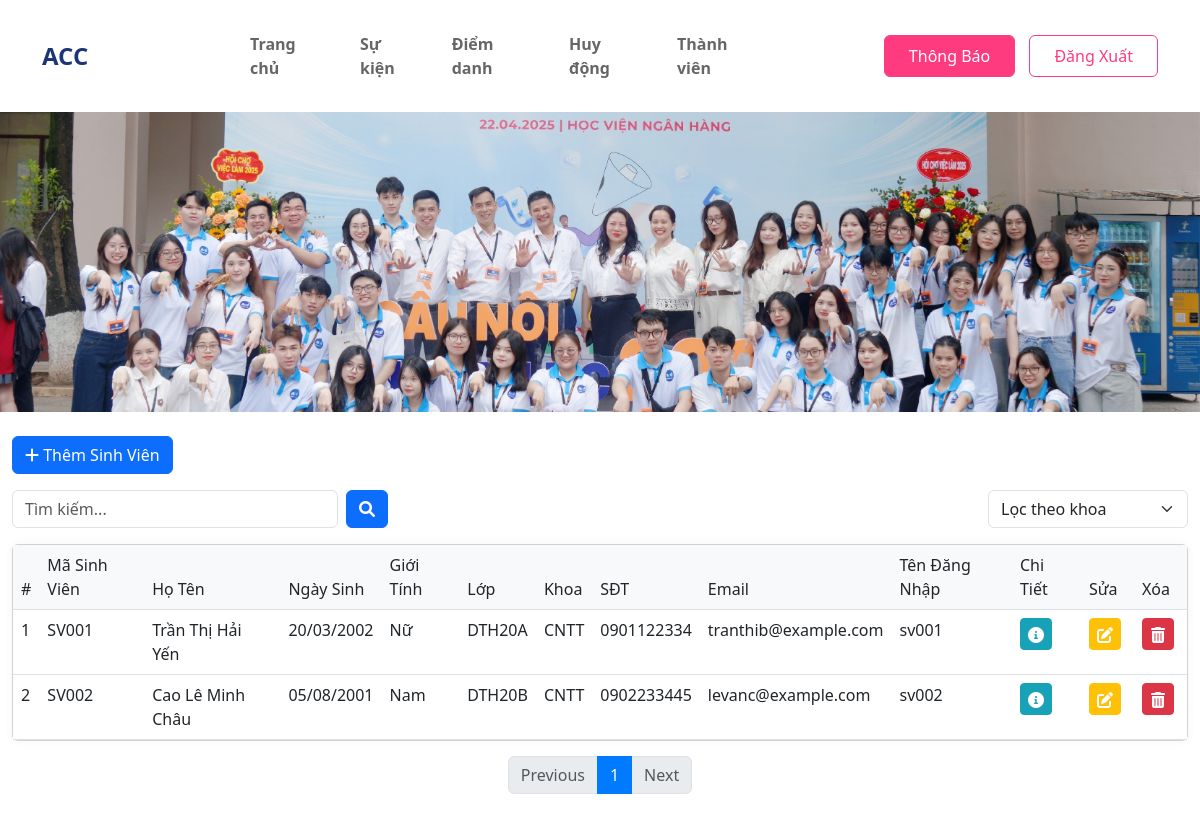
Page /views/quanlythanhvien.php on the committed database.
### tables this page shows
CREATE TABLE `sinhvien` (
  `MaSinhVien` varchar(20) NOT NULL,
  `HoTen` varchar(100) NOT NULL,
  `NgaySinh` date DEFAULT NULL,
  `GioiTinh` varchar(10) DEFAULT NULL CHECK (`GioiTinh` in ('Nam','Nữ','Khác')),
  `Lop` varchar(20) DEFAULT NULL,
  `Khoa` varchar(100) DEFAULT NULL,
  `SDT` varchar(15) DEFAULT NULL,
  `Email` varchar(100) DEFAULT NULL,
  `TenDangNhap` varchar(50) DEFAULT NULL
);

### controllers/controlerquanlythanhvien.php (called while the page is built, shortened)
<?php
require_once '../database/db.php';
mysqli_set_charset($conn, "utf8");
$results_per_page = 5;
$page = isset($_GET['page']) ? (int)$_GET['page'] : 1;
$start_from = ($page - 1) * $results_per_page;
$search = isset($_GET['search']) ? mysqli_real_escape_string($conn, $_GET['search']) : '';
$search_condition = '';
$filter = isset($_GET['filter']) ? mysqli_real_escape_string($conn, $_GET['filter']) : '';
$filter_condition = '';
$count_query = "SELECT COUNT(*) as total FROM sinhvien" . $search_condition . $filter_condition;
$count_result = $conn->query($count_query);
$total_rows = $count_result->fetch_assoc();
$total_pages = ceil($total_rows['total'] / $results_per_page);
$query = "SELECT * FROM sinhvien" . $search_condition . $filter_condition .
         " ORDER BY MaSinhVien LIMIT $start_from, $results_per_page";
$result = $conn->query($query);
?>

### views/quanlythanhvien.php (the view, shortened to what this page needs)
<?php include '../controllers/controlerquanlythanhvien.php'; ?>
<!DOCTYPE html>
<html lang="vi">
<head>
    <link href="https://cdn.jsdelivr.net/npm/bootstrap@5.3.0/dist/css/bootstrap.min.css" rel="stylesheet">
    <link rel="stylesheet" href="https://cdnjs.cloudflare.com/ajax/libs/font-awesome/6.0.0/css/all.min.css">
    <link rel="stylesheet" href="style.css">
</head>
<body>
<?php include '../template/header.php'; ?>
   <?php include '../template/baner.php'; ?>
    <div class="container-fluid py-4">
        <div class="row mb-3">
            <div class="col-md-12">
               <button type="button" class="btn btn-primary btn-add" data-bs-toggle="modal" data-bs-target="#addMemberModal">
                    <i class="fas fa-plus"></i> Thêm Sinh Viên
                </button>
            </div>
        </div>
        <div class="row mb-3">
            <div class="col-md-4">
                <form method="GET" class="d-flex">
                    <input type="text" name="search" class="form-control" placeholder="Tìm kiếm..." value="<?php echo $search; ?>">
                    <button type="submit" class="btn btn-primary ms-2">
                        <i class="fas fa-search"></i>
                    </button>
                </form>
            </div>
            <div class="col-md-8">
                <form method="GET" class="d-flex justify-content-end">
                    <select name="filter" class="form-select" style="max-width: 200px;" onchange="this.form.submit()">
                        <option value="">Lọc theo khoa</option>
                    </select>
                </form>
            </div>
        </div>
        <div class="row">
            <div class="col-md-12">
                <div class="card member-table">
                    <div class="card-body p-0">
                        <div class="table-responsive">
                            <table class="table table-hover mb-0">
                                <thead>
                                    <tr>
                                        <th>#</th>
                                        <th>Mã Sinh Viên</th>
                                        <th>Họ Tên</th>
                                        <th>Ngày Sinh</th>
                                        <th>Giới Tính</th>
                                        <th>Lớp</th>
                                        <th>Khoa</th>
                                        <th>SĐT</th>
                                        <th>Email</th>
                                        <th>Tên Đăng Nhập</th>
                                        <th>Chi Tiết</th>
                                        <th>Sửa</th>
                                        <th>Xóa</th>
                                    </tr>
                                </thead>
                                <tbody>
                                    <?php
                                    $counter = ($page - 1) * $results_per_page + 1;
                                    if($result->num_rows > 0):
                                        while($row = $result->fetch_assoc()):
                                    ?>
                                    <tr>
                                        <td><?php echo $counter++; ?></td>
                                        <td><?php echo $row['MaSinhVien']; ?></td>
                                        <td><?php echo $row['HoTen']; ?></td>
                                        <td><?php echo date('d/m/Y', strtotime($row['NgaySinh'])); ?></td>
                                        <td><?php echo $row['GioiTinh']; ?></td>
                                        <td><?php echo $row['Lop']; ?></td>
                                        <td><?php echo $row['Khoa']; ?></td>
                                        <td><?php echo $row['SDT']; ?></td>
                                        <td><?php echo $row['Email']; ?></td>
                                        <td><?php echo $row['TenDangNhap']; ?></td>
                                        <td>
                                            <button type="button" class="btn btn-info btn-action" onclick="showDetailMember(
                                                '<?php echo $row['MaSinhVien']; ?>',
                                                '<?php echo $row['HoTen']; ?>',
                                                '<?php echo $row['Email']; ?>',
                                                '<?php echo date('d/m/Y', strtotime($row['NgaySinh'])); ?>',
                                                '<?php echo $row['GioiTinh']; ?>',
                                                '<?php echo isset($row['DiaChi']) ? $row['DiaChi'] : ''; ?>',
                                                '<?php echo $row['SDT']; ?>',
                                                '<?php echo isset($row['Ban']) ? $row['Ban'] : ''; ?>',
                                                '<?php echo $row['Lop']; ?>',
                                                '<?php echo $row['Khoa']; ?>',
                                                '<?php echo isset($row['NgayGiaNhap']) ? $row['NgayGiaNhap'] : ''; ?>',
                                                '<?php echo isset($row['ChucVu']) ? $row['ChucVu'] : ''; ?>'
                                            )">
                                                <i class="fas fa-info-circle text-white"></i>
                                            </button>
                                        </td>
                                        <td>
                                            <button type="button" class="btn btn-warning btn-action" onclick="editMember('<?php echo $row['MaSinhVien']; ?>', '<?php echo $row['HoTen']; ?>', '<?php echo $row['NgaySinh']; ?>', '<?php echo $row['GioiTinh']; ?>', '<?php echo $row['Lop']; ?>', '<?php echo $row['Khoa']; ?>', '<?php echo $row['SDT']; ?>', '<?php echo $row['Email']; ?>', '<?php echo $row['TenDangNhap']; ?>')">
                                                <i class="fas fa-edit text-white"></i>
                                            </button>
                                        </td>
                                        <td>
                                            <a href="controllers/xoasv.php?MaSinhVien=<?php echo $row['MaSinhVien']; ?>" class="btn btn-danger btn-action" onclick="return confirm('Bạn có chắc chắn muốn xóa thành viên này?');">
                                                <i class="fas fa-trash-alt text-white"></i>
                                            </a>
                                        </td>
                                    </tr>
                                    <?php
                                        endwhile;
                                    else:
                                    ?>
                                    <tr>
                                        <td colspan="11" class="text-center">Không có sinh viên nào.</td>
                                    </tr>
                                    <?php endif; ?>
                                </tbody>
                            </table>
                        </div>
                    </div>
                </div>
                <nav aria-label="Page navigation">
                    <ul class="pagination">
                        <li class="page-item <?php echo ($page <= 1) ? 'disabled' : ''; ?>">
                            <a class="page-link" href="?page=<?php echo $page-1; ?>&search=<?php echo $search; ?>&filter=<?php echo $filter; ?>" aria-label="Previous">
                                <span aria-hidden="true">Previous</span>
                            </a>
                        </li>
                        <?php for($i = 1; $i <= $total_pages; $i++): ?>
                        <li class="page-item <?php echo ($page == $i) ? 'active' : ''; ?>">
                            <a class="page-link" href="?page=<?php echo $i; ?>&search=<?php echo $search; ?>&filter=<?php echo $filter; ?>">
                                <?php echo $i; ?>
                            </a>
                        </li>
                        <?php endfor; ?>
                        <li class="page-item <?php echo ($page >= $total_pages) ? 'disabled' : ''; ?>">
                            <a class="page-link" href="?page=<?php echo $page+1; ?>&search=<?php echo $search; ?>&filter=<?php echo $filter; ?>" aria-label="Next">
                                <span aria-hidden="true">Next</span>
                            </a>
                        </li>
                    </ul>
                </nav>
            </div>
        </div>
    </div>
</body>
</html>

### template/header.php (shortened to what this page needs)
<header class="container-fluid shadow-sm py-3">
       <div class="container">
           <div class="row align-items-center">
               <div class="col-md-2">
                   <a href="#" class="logo fs-4 fw-bold text-decoration-none">ACC</a>
               </div>
               <div class="col-md-6">
                   <nav class="navbar navbar-expand-lg">
                       <div class="collapse navbar-collapse" id="navbarNav">
                           <ul class="navbar-nav">
                               <li class="nav-item">
                                   <a class="nav-link" href="#">Trang chủ</a>
                               </li>
                               <li class="nav-item">
                                   <a class="nav-link" href="#">Sự kiện</a>
                               </li>
                               <li class="nav-item">
                                   <a class="nav-link" href="#">Điểm danh</a>
                               </li>
                               <li class="nav-item">
                                   <a class="nav-link" href="#">Huy động</a>
                               </li>
                               <li class="nav-item">
                                   <a class="nav-link" href="#">Thành viên</a>
                               </li>
                           </ul>
                       </div>
                   </nav>
               </div>
               <div class="col-md-4 text-end">
                   <button class="btn btn-thong-bao">Thông Báo</button>
                   <button class="btn btn-dang-xuat">Đăng Xuất</button>
               </div>
           </div>
       </div>
   </header>

### template/baner.php (shortened to what this page needs)
<section class="banner-section">
    <div class="container-fluid p-0">
        <div class="row g-0">
            <div class="col-12">
                <div class="banner-image position-relative">
                    <img src="images/acc.jpg" alt="Ảnh banner ACC" class="img-fluid w-100" style="object-fit: cover; height: 300px;">
                </div>
            </div>
        </div>
    </div>
</section>

### views/style.css (style rules this page uses)
.logo { font-size: 2.5rem; font-weight: 700; color: #1a3676; text-decoration: none; }
.nav-link { color: #666; font-weight: 600; margin: 0 10px; }
.btn-thong-bao { background-color: #ff3b7f; border-color: #ff3b7f; color: white; padding: 0.5rem 1.5rem; margin-right: 10px; }
.btn-dang-xuat { background-color: white; border-color: #ff3b7f; color: #ff3b7f; padding: 0.5rem 1.5rem; }
.table th { background-color: #f8f9fa; font-weight: 500; }
.member-table { box-shadow: 0 0 10px rgba(0,0,0,0.05); }
.btn-action { width: 32px; height: 32px; padding: 0; line-height: 32px; text-align: center; border-radius: 4px; margin-right: 5px; }
.btn-info { background-color: #17a2b8; border-color: #17a2b8; }
.btn-warning { background-color: #ffc107; border-color: #ffc107; }
.btn-danger { background-color: #dc3545; border-color: #dc3545; }
.pagination { justify-content: center; margin-top: 15px; }
.pagination .page-item.active .page-link { background-color: #007bff; border-color: #007bff; }

### rows in the picture
sinhvien: MaSinhVien "SV001", HoTen "Trần Thị Hải Yến", NgaySinh "20/03/2002", GioiTinh "Nữ", Lop "DTH20A", Khoa "CNTT", SDT "0901122334", Email "tranthib@example.com", TenDangNhap "sv001"
sinhvien: MaSinhVien "SV002", HoTen "Cao Lê Minh Châu", NgaySinh "05/08/2001", GioiTinh "Nam", Lop "DTH20B", Khoa "CNTT", SDT "0902233445", Email "levanc@example.com", TenDangNhap "sv002"
